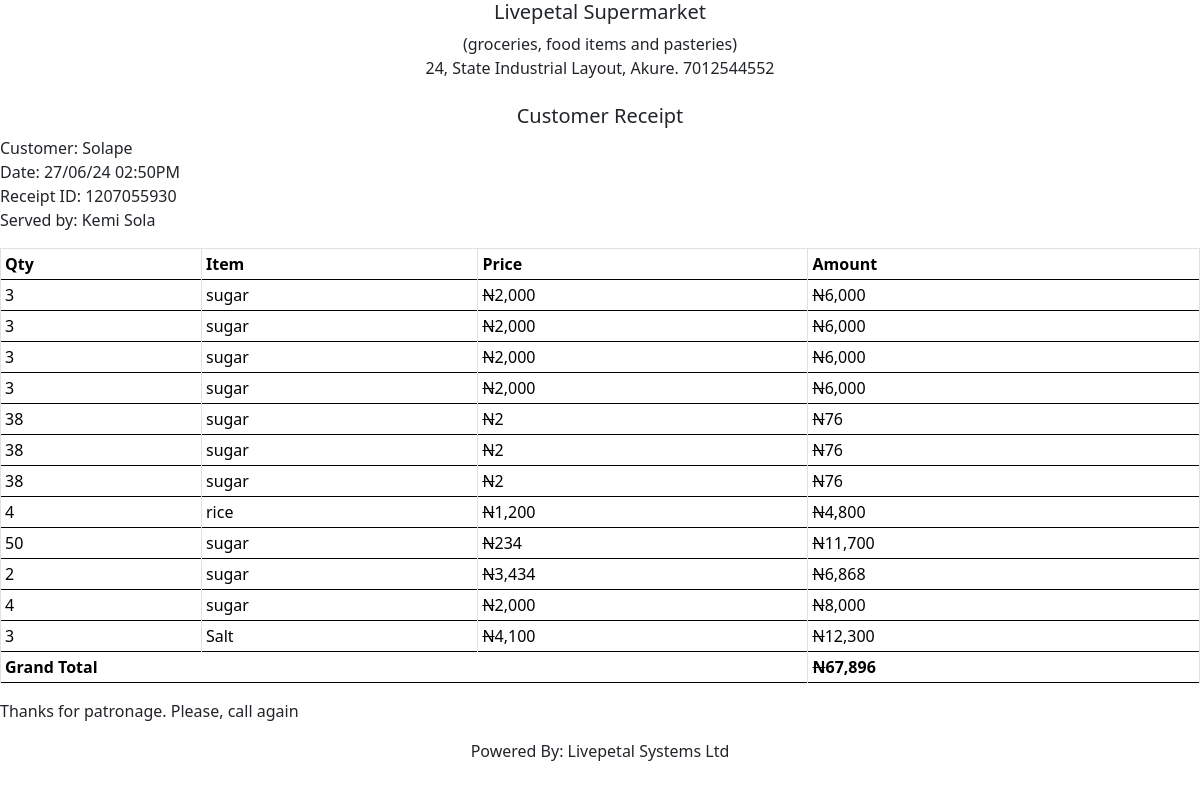
Screenshot of /receipt.php?salesid=1207055930 (signed in) with the database file from the repository.
### tables this page shows
CREATE TABLE `business` (
  `sn` bigint(20) UNSIGNED NOT NULL,
  `name` varchar(50) DEFAULT NULL,
  `services` varchar(100) DEFAULT NULL,
  `address` varchar(100) DEFAULT NULL,
  `phone` varchar(38) DEFAULT NULL,
  `created` timestamp NOT NULL DEFAULT current_timestamp() ON UPDATE current_timestamp(),
  `status` int(2) NOT NULL DEFAULT 1
);

CREATE TABLE `sales` (
  `sn` bigint(20) UNSIGNED NOT NULL,
  `salesid` varchar(16) DEFAULT NULL,
  `customer` varchar(24) DEFAULT NULL,
  `phone` varchar(24) DEFAULT NULL,
  `total` int(10) DEFAULT NULL,
  `created` timestamp NOT NULL DEFAULT current_timestamp() ON UPDATE current_timestamp(),
  `status` int(2) NOT NULL DEFAULT 1,
  `bid` int(8) NOT NULL DEFAULT 0,
  `user` int(6) NOT NULL DEFAULT 0,
  `mode` varchar(22) NOT NULL DEFAULT 'cash'
);

CREATE TABLE `user` (
  `sn` bigint(20) UNSIGNED NOT NULL,
  `name` varchar(55) DEFAULT NULL,
  `phone` varchar(24) DEFAULT NULL,
  `email` varchar(55) DEFAULT NULL,
  `password` varchar(40) DEFAULT NULL,
  `status` int(2) NOT NULL DEFAULT 1,
  `bid` int(8) NOT NULL DEFAULT 0,
  `created` timestamp NOT NULL DEFAULT current_timestamp() ON UPDATE current_timestamp(),
  `admin` int(2) NOT NULL DEFAULT 0
);

CREATE TABLE `item` (
  `sn` bigint(20) UNSIGNED NOT NULL,
  `item` varchar(55) DEFAULT NULL,
  `price` int(9) DEFAULT NULL,
  `qty` int(9) DEFAULT NULL,
  `amount` int(9) DEFAULT NULL,
  `salesid` varchar(16) DEFAULT NULL,
  `created` timestamp NOT NULL DEFAULT current_timestamp() ON UPDATE current_timestamp(),
  `status` int(2) NOT NULL DEFAULT 1,
  `bid` int(8) NOT NULL DEFAULT 0,
  `user` int(6) NOT NULL DEFAULT 0
);

### receipt.php (the view, shortened to what this page needs)
<?php
include('constant.php');
$salesid = $_GET['salesid']??'';
$sql = $db->query("SELECT * FROM business WHERE sn='$bid' ");
$row = mysqli_fetch_assoc($sql);
$business = $row['name'];
$services = $row['services'];
$address = $row['address'];
$sql = $db->query("SELECT * FROM sales WHERE bid='$bid' AND salesid = '$salesid' ");
$row = mysqli_fetch_assoc($sql);
$name = $row['customer'];
$phone = $row['phone'];
$date = $row['created'];
?>
<!DOCTYPE html>
<html lang="en">
<head>
    <link href="css/bootstrap.min.css" rel="stylesheet" >
</head>
<body onload="window.print()">
    <center>
        <h5><?=$business?></h5>
        (<?=$services?>)<br>
       <?=$address?>. <?=$phone?><br><br>
        <h5>Customer Receipt</h5>
    </center>
<p>Customer: <?= ucwords($name) ?>
<br>Date: <span style="float: rightx; padding-bottom:10px"><?= date('d/m/y h:iA',strtotime($date)) ?></span><br>Receipt ID: <?= $salesid ?><br>Served by: <?= $sales->User($user) ?></p>
    <table class="table table-bordered table-sm">
<tr><th>Qty</th><th>Item</th><th>Price</th><th>Amount</th></tr>
<?php $total  = 0;
$sql = $db->query("SELECT * FROM item WHERE salesid='$salesid'");
while( $row = $sql->fetch_assoc() ){ $total += $row["amount"];
echo "<tr><td>".$row["qty"]."</td><td>".$row["item"]."</td><td><strike>N</strike>".number_format($row["price"])."</td><td><strike>N</strike>".number_format($row["amount"])."</td></tr>";
}
echo '<tr><th colspan="3">Grand Total</th><th><strike>N</strike>'.number_format($total).'</th></tr>';
?>
</table>
<p>Thanks for patronage. Please, call again</p>
<center><p>Powered By: Livepetal Systems Ltd</p></center>
</body>
</html>

### receipt.php (style rules this page uses)
tr { border-bottom-color: #000!important; }

### rows the page displays
business: name "Livepetal Supermarket", services "groceries, food items and pasteries", address "24, State Industrial Layout, Akure"
sales: phone "7012544552", customer "Solape", created "27/06/24 02:50PM"
user: name "Kemi Sola"
item: qty "3", item "sugar", price "2,000", amount "6,000"
item: qty "3", item "sugar", price "2,000", amount "6,000"
item: qty "3", item "sugar", price "2,000", amount "6,000"
item: qty "3", item "sugar", price "2,000", amount "6,000"
item: qty "38", item "sugar", price "2", amount "76"
item: qty "38", item "sugar", price "2", amount "76"
item: qty "38", item "sugar", price "2", amount "76"
item: qty "4", item "rice", price "1,200", amount "4,800"
item: qty "50", item "sugar", price "234", amount "11,700"
item: qty "2", item "sugar", price "3,434", amount "6,868"
item: qty "4", item "sugar", price "2,000", amount "8,000"
item: qty "3", item "Salt", price "4,100", amount "12,300"

### other values shown
$salesid "1207055930"
$total "67,896"
